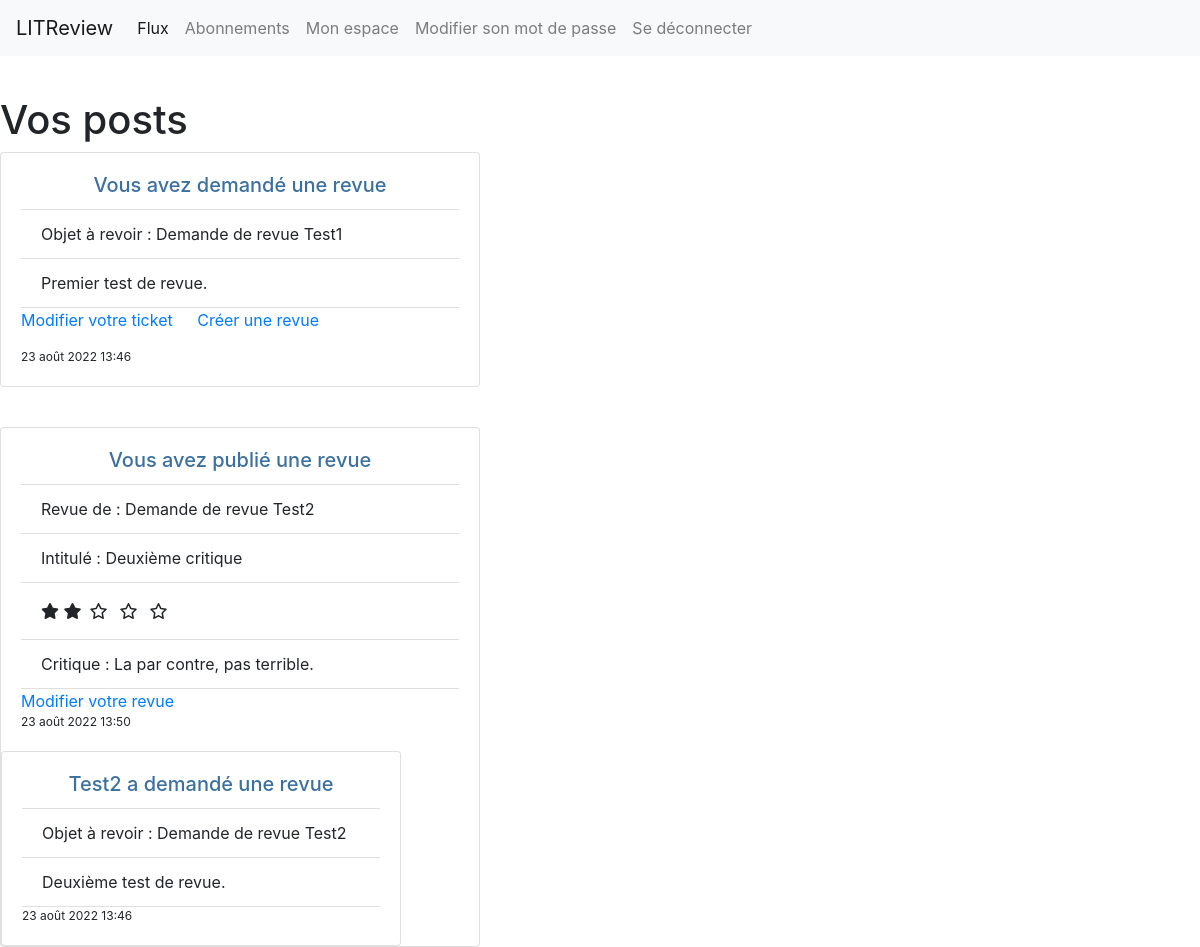
/reviews/user-content (signed in), run on the app's committed database.
### reviews/models.py (models this page shows)
class Ticket(models.Model):
    title = models.CharField(max_length=128)
    description = models.TextField(max_length=2048, blank=True)
    user = models.ForeignKey(to=settings.AUTH_USER_MODEL, on_delete=models.CASCADE)
    time_created = models.DateTimeField(auto_now_add=True)

class Review(models.Model):
    ticket = models.ForeignKey(to=Ticket, on_delete=models.CASCADE)
    rating = models.PositiveSmallIntegerField(
        validators=[MinValueValidator(0), MaxValueValidator(5)]
    )
    headline = models.CharField(max_length=128)
    body = models.CharField(max_length=8192, blank=True)
    user = models.ForeignKey(to=settings.AUTH_USER_MODEL, on_delete=models.CASCADE)
    time_created = models.DateTimeField(auto_now_add=True)

### authentification/models.py (models this page shows)
class User(AbstractUser):
    pass

### reviews/views.py (the view)
# urls.py: path("reviews/user-content", reviews.views.user_content, name="user-content"),
@login_required
def user_content(request):
    tickets = models.Ticket.objects.filter(user=request.user)
    reviews = models.Review.objects.filter(user=request.user)
    tickets_reviewed = models.Ticket.objects.filter(review__isnull=False)
    return render(
        request,
        "reviews/user-content.html",
        context={
            "tickets": tickets,
            "reviews": reviews,
            "tickets_reviewed": tickets_reviewed,
        },
    )

### reviews/templates/reviews/user-content.html
{% extends 'base.html' %}
{% block content %}
    <h1>Vos posts</h1>
    {% for ticket in tickets %}
            <div class="card" style="width: 30rem;">
                <div class="card-body">
                    {% if request.user == ticket.user %}
                        <h5 class="card-title" style="text-align: center; color:rgb(59, 112, 161);">Vous avez demandé une revue</h5>
                    {% else %}
                        <h5 class="card-title" style="text-align: center; color:rgb(59, 112, 161);">{{ ticket.user }} a publié une revue</h5>
                    {% endif %}
                    <ul class="list-group list-group-flush">
                        <li class="list-group-item">Objet à revoir : {{ ticket.title }}</li>
                        <li class="list-group-item">{{ticket.description}}</li>
                    </ul>
                    {% if request.user == ticket.user %}
                        <p><a href="{% url 'edit-ticket' ticket.id %}" class="card-link">Modifier votre ticket</a>
                    {% endif %}
                    {% if item not in tickets_reviewed %}
                        <a href="{% url 'create-review' ticket.id %}" class="card-link">Créer une revue</a></p>
                    {% else %}
                        {{ item.review.headline}}
                        <p class="card-text" style="font-size: 80%;">Ce ticket a déjà reçu une réponse</p>
                    {% endif %}
                    <p class="card-text" style="font-size : 75%;">{{ticket.time_created}}</p>
                </div>
            </div>
    {% endfor %}
    {% for review in reviews%}
        <div class="card" style="width: 30rem; margin-top:40px;">
            <div class="card-body">
                {% if request.user == review.user %}
                    <h5 class="card-title" style="text-align: center; color:rgb(59, 112, 161);">Vous avez publié une revue</h5>
                {% else %}
                    <h5 class="card-title" style="text-align: center; color:rgb(59, 112, 161);">{{ review.user }} a publié une revue</h5>
                {% endif %}
                <ul class="list-group list-group-flush">
                    <li class="list-group-item">Revue de : {{review.ticket.title}}</li>
                    <li class="list-group-item">Intitulé : {{review.headline}}</li>
                    {%if review.rating == 1 %}
                        <li class="list-group-item"> <i class="fa-solid fa-star"></i> <i class="far fa-star py-2 px-1 rate-popover"></i> <i class="far fa-star py-2 px-1 rate-popover"></i> <i class="far fa-star py-2 px-1 rate-popover"></i> <i class="far fa-star py-2 px-1 rate-popover"></i></li>
                    {% elif review.rating == 2 %}
                        <li class="list-group-item"> <i class="fa-solid fa-star"></i> <i class="fa-solid fa-star"> <i class="far fa-star py-2 px-1 rate-popover"></i> <i class="far fa-star py-2 px-1 rate-popover"></i> <i class="far fa-star py-2 px-1 rate-popover"></i></i></li>
                    {% elif review.rating == 3 %}
                        <li class="list-group-item"> <i class="fa-solid fa-star"></i> <i class="fa-solid fa-star"></i> <i class="fa-solid fa-star"></i> <i class="far fa-star py-2 px-1 rate-popover"></i> <i class="far fa-star py-2 px-1 rate-popover"></i></li>
                    {% elif review.rating == 4 %}
                        <li class="list-group-item"> <i class="fa-solid fa-star"></i> <i class="fa-solid fa-star"></i> <i class="fa-solid fa-star"></i> <i class="fa-solid fa-star"></i> <i class="far fa-star py-2 px-1 rate-popover"></i> </li>
                    {% else %}
                        <li class="list-group-item"> <i class="fa-solid fa-star"></i> <i class="fa-solid fa-star"></i> <i class="fa-solid fa-star"></i> <i class="fa-solid fa-star"></i> <i class="fa-solid fa-star"></i></li>
                    {% endif %}
                    <li class="list-group-item">Critique : {{review.body}}</li>
                </ul>
                {% if request.user == review.user %}
                        <a href="{% url 'edit-review' review.id %}" class="card-link">Modifier votre revue</a>
                {% endif %}
                <p class="card-text" style="font-size : 75%;">{{review.time_created}}</p>
            </div>
                <div class="card" style="width: 25rem;">
                    <div class="card-body">
                        {% if request.user == review.ticket.user  %}
                            <h5 class="card-title" style="text-align: center; color:rgb(59, 112, 161);">Vous avez demandé une revue</h5>
                        {% else %}
                            <h5 class="card-title" style="text-align: center; color:rgb(59, 112, 161);">{{ review.ticket.user  }} a demandé une revue</h5>
                        {% endif %}
                        <ul class="list-group list-group-flush">
                            <li class="list-group-item">Objet à revoir : {{ review.ticket.title }}</li>
                            <li class="list-group-item">{{ review.ticket.description }}</li>
                        </ul>
                        <p class="card-text" style="font-size : 75%;">{{review.ticket.time_created}}</p>
                    </div>
                </div>
            </div>
        {% endfor %}
{% endblock content %}

### static/reviews/app.css (style rules this page uses)
html { font-family: Arial; }

### data on the page
Ticket: shows "Vous avez demandé une revue", title "Demande de revue Test1", description "Premier test de revue.", shows "Modifier votre ticket", time_created "23 août 2022 13:46"
Review: shows "Vous avez publié une revue", ticket "Demande de revue Test2", headline "Deuxième critique", rating 2 (drawn), body "La par contre, pas terrible.", shows "Modifier votre revue", time_created "23 août 2022 13:50", ticket.user "Test2", ticket.description "Deuxième test de revue.", ticket.time_created "23 août 2022 13:46"
